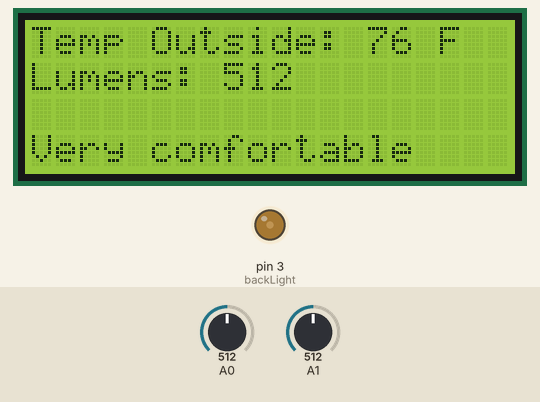
Simulated run of this sketch. Board: Arduino Uno, built with avr-gcc and run on an emulated ATmega328P. Shown: 20×4 character LCD, output pins drawn as LEDs (lit = HIGH). Inputs (shaded band) come from the test bench; at power-on: A0 = 512, A1 = 512.

Above: at 1.2 s.
1.3 s: A0 set to 530
At 2.9 s:
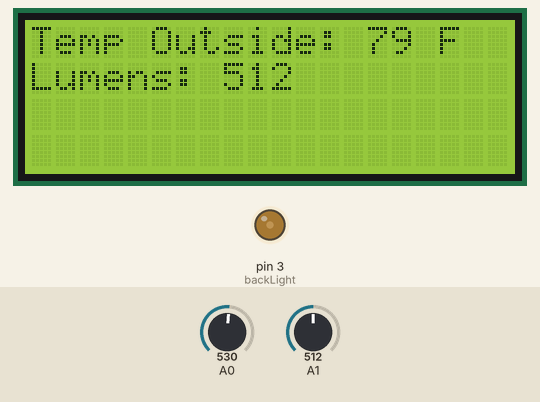
3.5 s: A1 set to 716
At 5.0 s:
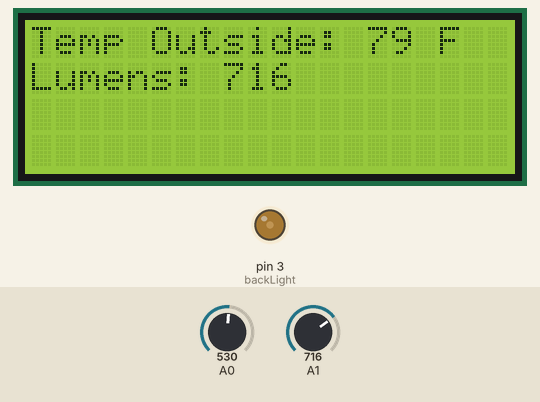
5.6 s: A0 set to 511
At 7.1 s:
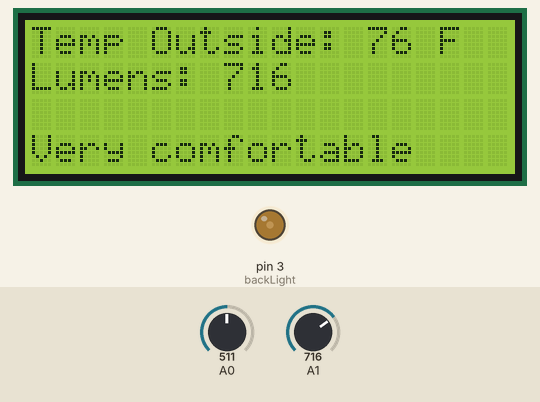
7.6 s: A1 set to 900
At 9.3 s:
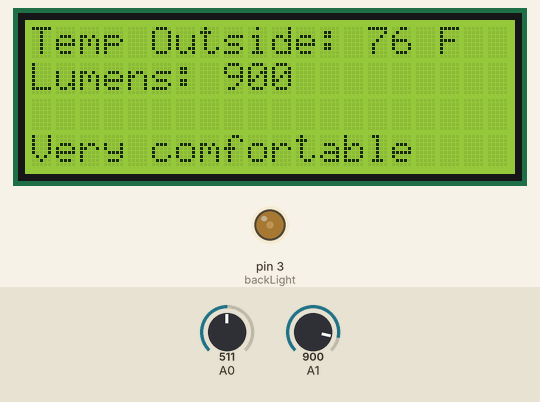
9.6 s: A1 set to 1023
At 11.3 s:
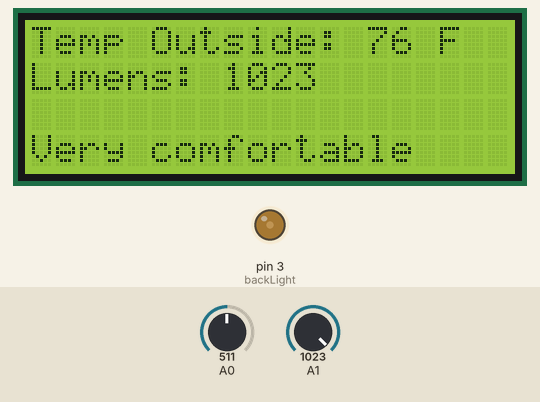
11.6 s: A0 set to 465
At 12.5 s:
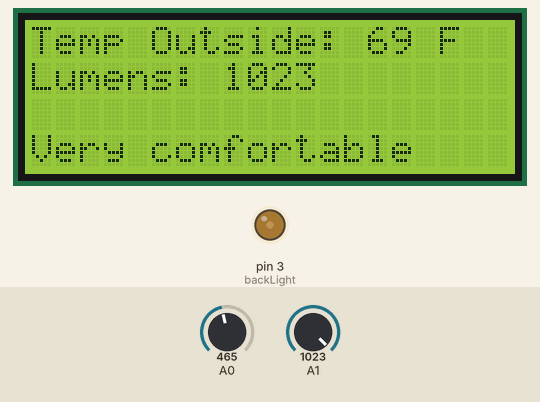
13.6 s: A0 set to 443
Timing chart, 0 to 16.6 s (numbered marks = the images above; inputs shaded):
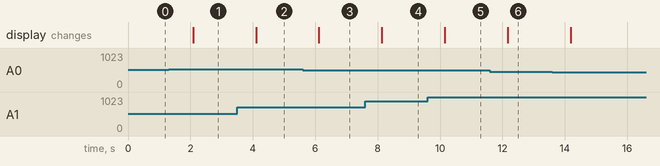

The sketch:

arduino_thermistor2.pde
```cpp
// (licence header left out)
#include <LiquidCrystal.h>
#include <math.h>

/*
See tutorial for Thermistor connections

LCD Connections:
rs (LCD pin 4) to Arduino pin 12
rw (LCD pin 5) to Arduino pin 11
enable (LCD pin 6) to Arduino pin 10
LCD pin 15 to Arduino pin 13
LCD pins d4, d5, d6, d7 to Arduino pins 5, 4, 3, 2
*/

LiquidCrystal lcd(10, 11, 12, 8, 7, 2, 4);
int backLight = 3;    // pin 13 will control the backlight


void setup(void) {
  pinMode(backLight, OUTPUT);
  analogWrite(backLight, 64); // turn backlight on. Replace 'HIGH' with 'LOW' to turn it off.
  lcd.begin(20, 4);              // rows, columns.  use 16,2 for a 16x2 LCD, etc.
  lcd.clear();                   // start with a blank screen
  lcd.setCursor(0,0);            // set cursor to column 0, row 0
}

double Thermister(int RawADC) {
  double Temp;
  // See http://en.wikipedia.org/wiki/Thermistor for explanation of formula
  Temp = log(((10240000/RawADC) - 10000));
  Temp = 1 / (0.001129148 + (0.000234125 * Temp) + (0.0000000876741 * Temp * Temp * Temp));
  Temp = Temp - 273.15;           // Convert Kelvin to Celcius
  return Temp;
}

void printTemp(void) {
  double fTemp;
  double temp = Thermister(analogRead(0));  // Read sensor
  lcd.clear();
  lcd.setCursor(0,0);
  lcd.print("Temp Outside: ");
  //lcd.setCursor(0,1);

  //lcd.print(temp);
  //lcd.print(" C / ");
  fTemp = (temp * 1.8) + 32.0;    // Convert to USA
  int temp2 = fTemp;
  lcd.print(temp2);
  lcd.print(" F");
  int lite = (analogRead(1));
  lcd.setCursor(0,1);
  lcd.print("Lumens: ");
  lcd.print(lite);

  if (fTemp > 68 && fTemp < 78) {
    lcd.setCursor(0,3);
    lcd.print("Very comfortable");
  }
}

void loop(void) {
  printTemp();
  delay(1000);

}
```

Measured:
- the behaviour switches between 518 and 519 on A0 (found by bisection; images 0 and 1)
- after the input at 1.3 s, the display: changes after 0.79 s (image 1)
- after the input at 3.5 s, the display: changes after 0.60 s (image 2)
- after the input at 5.6 s, the display: changes after 0.52 s (image 3)
- after the input at 7.6 s, the display: changes after 0.54 s (image 4)
- after the input at 9.6 s, the display: changes after 0.56 s (image 5)
- after the input at 11.6 s, the display: changes after 0.58 s (image 6)
